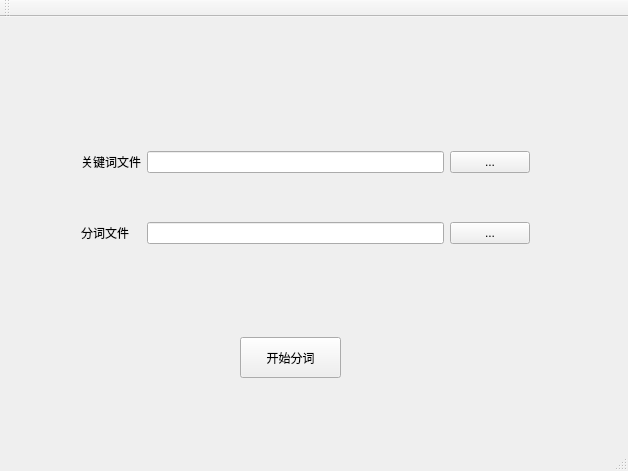
<?xml version="1.0" encoding="UTF-8"?>
<ui version="4.0">
 <class>MainWindow</class>
 <widget class="QMainWindow" name="MainWindow">
  <property name="geometry">
   <rect>
    <x>0</x>
    <y>0</y>
    <width>628</width>
    <height>471</height>
   </rect>
  </property>
  <property name="windowTitle">
   <string>MainWindow</string>
  </property>
  <widget class="QWidget" name="centralWidget">
   <widget class="QPushButton" name="startButton">
    <property name="geometry">
     <rect>
      <x>240</x>
      <y>320</y>
      <width>101</width>
      <height>41</height>
     </rect>
    </property>
    <property name="text">
     <string>开始分词</string>
    </property>
   </widget>
   <widget class="QWidget" name="">
    <property name="geometry">
     <rect>
      <x>70</x>
      <y>80</y>
      <width>471</width>
      <height>201</height>
     </rect>
    </property>
    <layout class="QGridLayout" name="gridLayout_2">
     <item row="0" column="0">
      <widget class="QLabel" name="label">
       <property name="text">
        <string>关键词文件</string>
       </property>
      </widget>
     </item>
     <item row="0" column="1">
      <widget class="QLineEdit" name="keyEdit"/>
     </item>
     <item row="0" column="2">
      <widget class="QPushButton" name="keyButton">
       <property name="text">
        <string>...</string>
       </property>
      </widget>
     </item>
     <item row="1" column="0">
      <widget class="QLabel" name="label_2">
       <property name="text">
        <string>分词文件</string>
       </property>
      </widget>
     </item>
     <item row="1" column="1">
      <widget class="QLineEdit" name="fileEdit"/>
     </item>
     <item row="1" column="2">
      <widget class="QPushButton" name="fileButton">
       <property name="text">
        <string>...</string>
       </property>
      </widget>
     </item>
    </layout>
   </widget>
  </widget>
  <widget class="QMenuBar" name="menuBar">
   <property name="geometry">
    <rect>
     <x>0</x>
     <y>0</y>
     <width>628</width>
     <height>17</height>
    </rect>
   </property>
  </widget>
  <widget class="QToolBar" name="mainToolBar">
   <attribute name="toolBarArea">
    <enum>TopToolBarArea</enum>
   </attribute>
   <attribute name="toolBarBreak">
    <bool>false</bool>
   </attribute>
  </widget>
  <widget class="QStatusBar" name="statusBar"/>
 </widget>
 <layoutdefault spacing="6" margin="11"/>
 <resources/>
 <connections/>
</ui>
